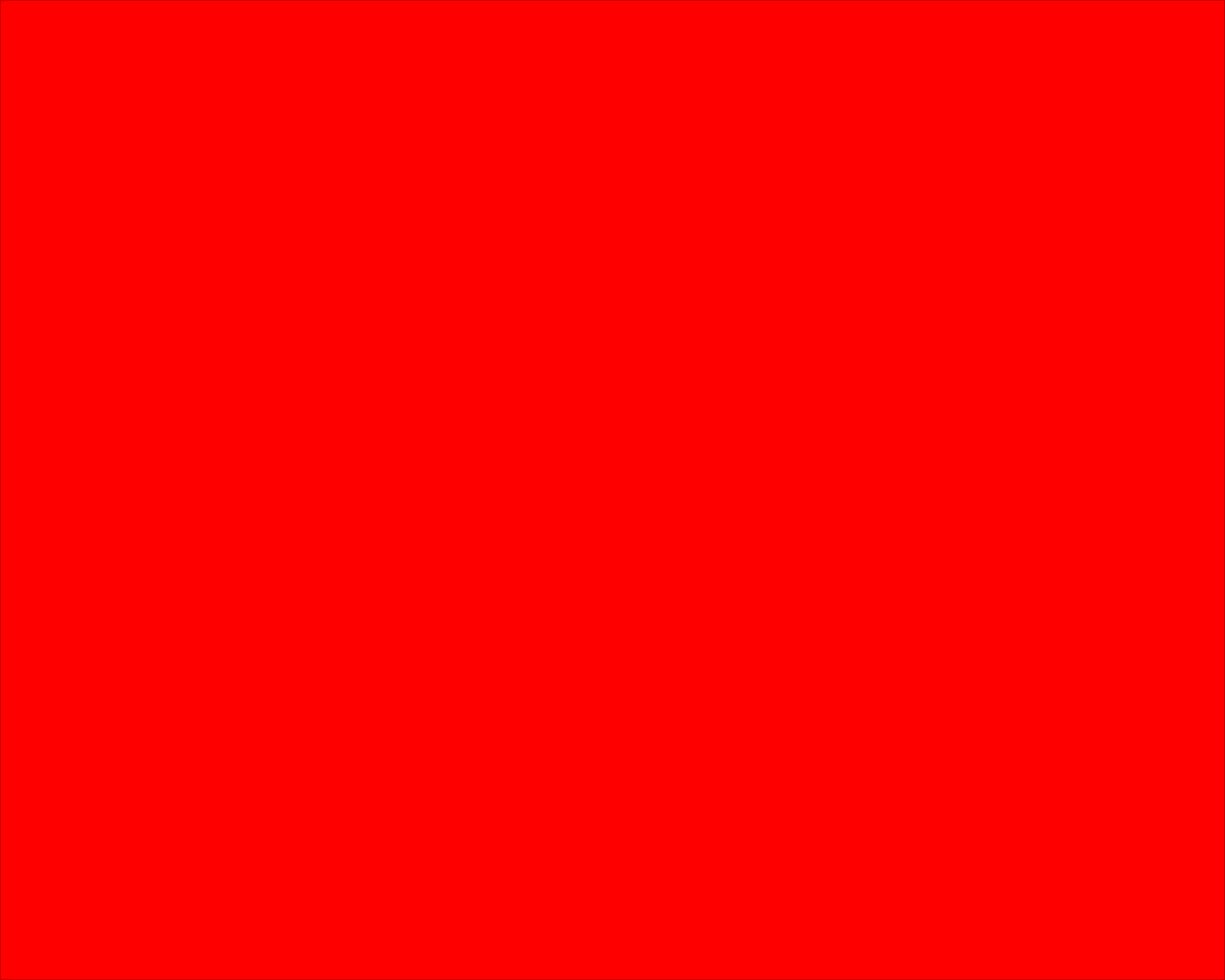
<?xml version="1.0" encoding="UTF-8"?>
<ui version="4.0">
 <class>CriticalErrorPage</class>
 <widget class="QWidget" name="CriticalErrorPage">
  <property name="geometry">
   <rect>
    <x>0</x>
    <y>0</y>
    <width>1280</width>
    <height>1024</height>
   </rect>
  </property>
  <property name="windowTitle">
   <string>Form</string>
  </property>
  <widget class="QFrame" name="frame">
   <property name="geometry">
    <rect>
     <x>0</x>
     <y>0</y>
     <width>1280</width>
     <height>1024</height>
    </rect>
   </property>
   <property name="styleSheet">
    <string notr="true">QFrame {
	background-color: rgb(255, 0, 0);
}</string>
   </property>
   <property name="frameShape">
    <enum>QFrame::StyledPanel</enum>
   </property>
   <property name="frameShadow">
    <enum>QFrame::Raised</enum>
   </property>
  </widget>
 </widget>
 <resources/>
 <connections/>
</ui>
